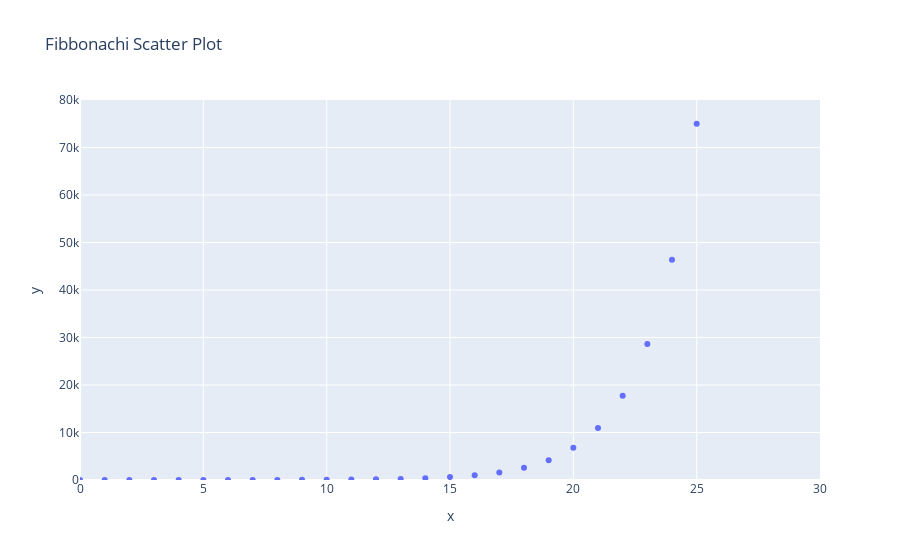

The notebook cell saved with this chart:
### Code cell
# Change this code into the correct Scatter Plot (please take care of the axis)
def fibonacci(n):
    a = 0
    b = 1
    
    # Check if n is less than 0
    if n < 0:
        print("Incorrect input")
        
    # Check if n is equal to 0
    elif n == 0:
        return 0
      
    # Check if n is equal to 1
    elif n == 1:
        return b
    else:
        for i in range(1, n):
            c = a + b
            a = b
            b = c
        return b

xs = np.arange(26)
ys= np.array([])
for i in range(26):
    number = fibonacci(i)
    ys = np.append(ys,[number])


fig = px.scatter(x=xs, y=ys, title="Fibbonachi Scatter Plot")
fig.update_layout(xaxis_range=[0,30], yaxis_range=[0,80_000])
fig.show()

### Figure 1 — Plotly figure (JSON) as saved in the notebook; plotly's stock layout.template omitted (floating-point values rounded to 4 significant figures)
{"data": [{"hovertemplate": "x=%{x}<br>y=%{y}<extra></extra>", "legendgroup": "", "marker": {"color": "#636efa", "symbol": "circle"}, "mode": "markers", "name": "", "orientation": "v", "showlegend": false, "type": "scatter", "x": [0, 1, 2, 3, 4, 5, 6, 7, 8, 9, 10, 11, 12, 13, 14, 15, 16, 17, 18, 19, 20, 21, 22, 23, 24, 25], "xaxis": "x", "y": [0.0, 1.0, 1.0, 2.0, 3.0, 5.0, 8.0, 13.0, 21.0, 34.0, 55.0, 89.0, 144.0, 233.0, 377.0, 610.0, 987.0, 1597.0, 2584.0, 4181.0, 6765.0, 10950.0, 17710.0, 28660.0, 46370.0, 75020.0], "yaxis": "y"}], "layout": {"legend": {"tracegroupgap": 0}, "title": {"text": "Fibbonachi Scatter Plot"}, "xaxis": {"anchor": "y", "domain": [0, 1], "range": [0, 30], "title": {"text": "x"}}, "yaxis": {"anchor": "x", "domain": [0, 1], "range": [0, 80000], "title": {"text": "y"}}}}
